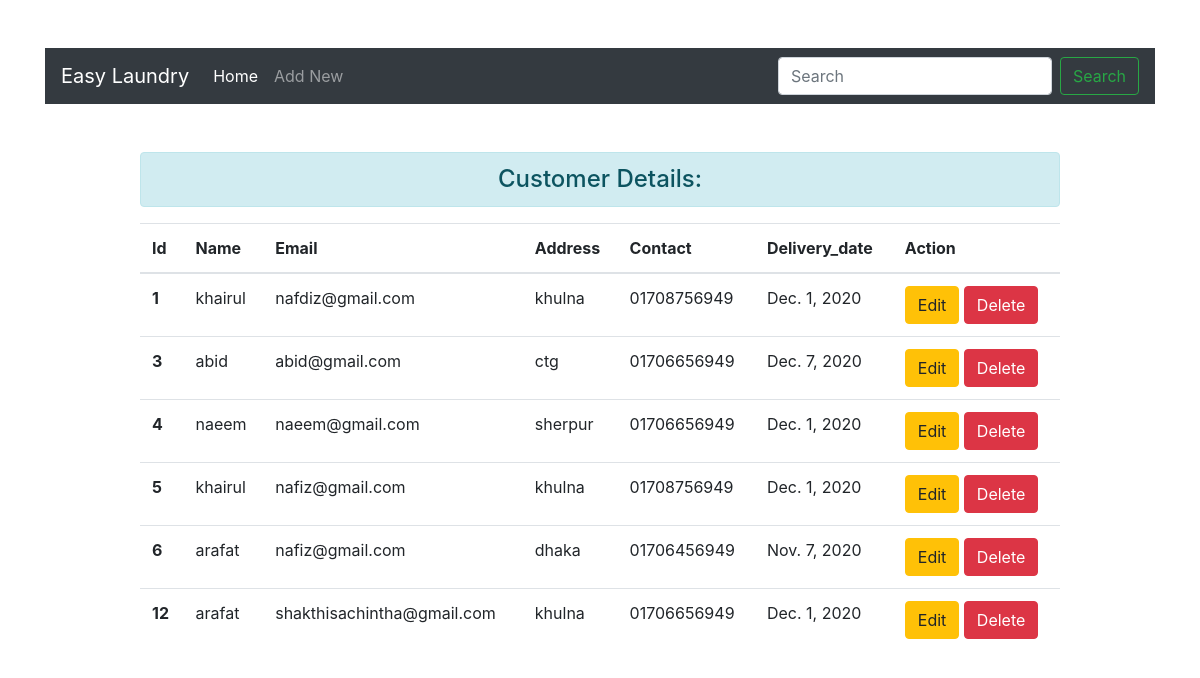
Before: / with the older database file.
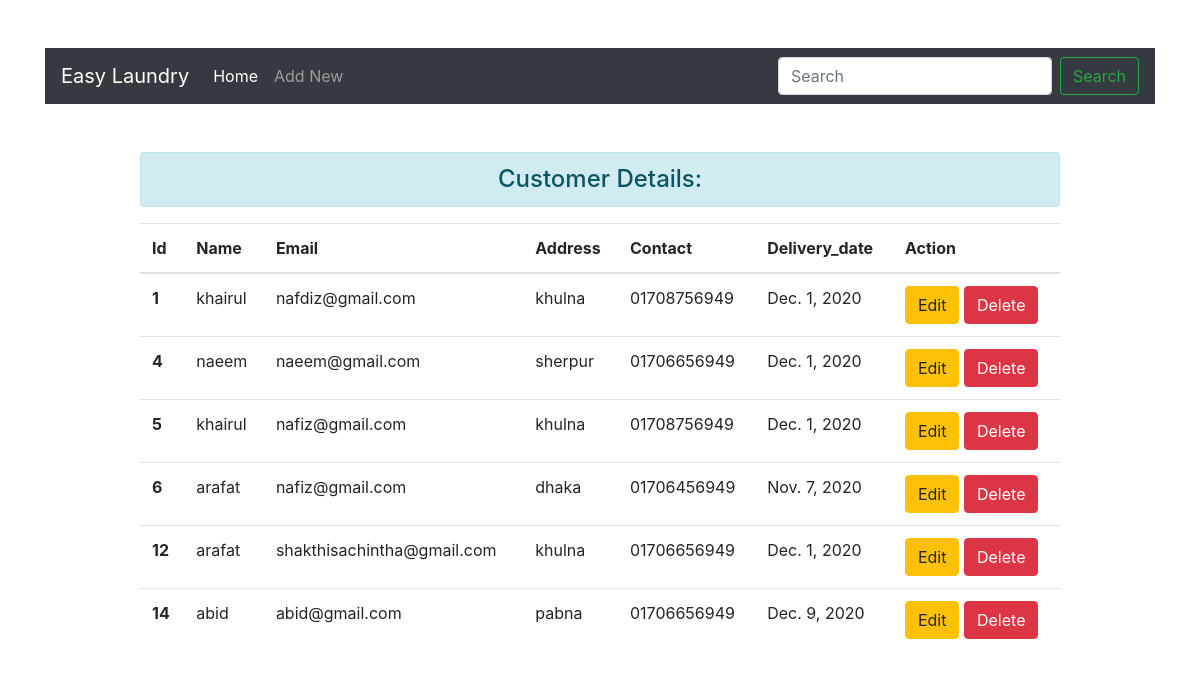
After: the same page with the newer database file.
### enroll/models.py (models this page shows)
class User(models.Model):
    name=models.CharField(max_length=50)
    email=models.EmailField(max_length=50)
    Address=models.CharField(max_length=50)
    contact=models.CharField(max_length=50)
    Delivery_date=models.DateField(null=True, blank=True)

### enroll/views.py (the view)
# urls.py: path('',views.add_show,name="add_show"),
def add_show(request):
    if request.method == "POST":
        details=CustomerDetails(request.POST)
        if details.is_valid():
            details.save()
            details=CustomerDetails()
    else:
        details=CustomerDetails()
    show_details=User.objects.all()
    context={
        'details':details,
        'show_details':show_details,
    }
    return render(request,'enroll/customer_details.html',context)

### enroll/forms.py
class CustomerDetails(forms.ModelForm):
    class Meta:
        model=User
        fields="__all__"
        widgets={
            'name':forms.TextInput(attrs={'class':'form-control'}),
            'email':forms.EmailInput(attrs={'class':'form-control'}),
            'Address':forms.TextInput(attrs={'class':'form-control'}),
            'contact':forms.TextInput(attrs={'class':'form-control'}),
            'Delivery_date':forms.DateTimeInput(attrs={'class':'form-control'}),
        }

### enroll/templates/enroll/customer_details.html (shortened to what this page needs)
{% extends 'enroll/base.html' %}
{% load static %}
{% block content %}
<div class="row">
    <div class="col-sm-10 offset-1">
        <h4 class="mt-sm-5 text-center alert alert-info">Customer Details:</h4>
        {% if show_details %}
            <table class="table table-hover">
                <thead>
                    <tr>
                    <th scope="col">Id</th>
                    <th scope="col">Name</th>
                    <th scope="col">Email</th>
                    <th scope="col">Address</th>
                    <th scope="col">Contact</th>
                    <th scope="col">Delivery_date</th>
                    <th scope="col">Action</th>
                    </tr>
                </thead>
                <tbody>
                {% for p in show_details %}
                    <tr>
                    <th scope="row">{{p.id}}</th>
                    <td>{{p.name}}</td>
                    <td>{{p.email}}</td>
                    <td>{{p.Address}}</td>
                    <td>{{p.contact}}</td>
                    <td>{{p.Delivery_date}}</td>
                    <td>
                    <a href="{% url 'update_data' id=p.id %}" class="btn btn-warning ">Edit</a>
                    <form action="{% url 'delete_data' id=p.id %}" method="post" class="d-inline">
                    <input type="submit" class ="btn btn-danger" value="Delete">
                    </form>
                    </td>
                    </tr>
                {% endfor %}
                </tbody>
                </table>
        {% else %}
            <h1 class="text-center alert alert-warning">No Record</h1>
        {% endif %}
    </div>
</div>
{% endblock content %}

### enroll/templates/enroll/base.html (shortened to what this page needs)
{% load static %}
<!doctype html>
<html lang="en">
  <head>
    <link rel="stylesheet" href="https://cdn.jsdelivr.net/npm/bootstrap@4.5.3/dist/css/bootstrap.min.css">
  </head>
  <body>
    <div class ="container mt-5">
    <nav class="navbar navbar-expand-lg navbar navbar-dark bg-dark">
  <a class="navbar-brand" href="{% url 'add_show' %}">Easy Laundry</a>
  <div class="collapse navbar-collapse" id="navbarSupportedContent">
    <ul class="navbar-nav mr-auto">
      <li class="nav-item active">
        <a class="nav-link" href="{% url 'add_show' %}">Home <span class="sr-only">(current)</span></a>
      </li>
      <li class="nav-item">
        <a class="nav-link" href="{% url 'add' %}">Add New</a>
      </li>
    </ul>
    <form class="form-inline my-2 my-lg-0" method="POST" action="{% url 'search' %}">
      <input class="form-control mr-sm-2" type="search" placeholder="Search" aria-label="Search" name="name">
      <button class="btn btn-outline-success my-2 my-sm-0" type="submit">Search</button>
    </form>
  </div>
</nav>
    {% block content %}
    {% endblock content %}
    </div>
  </body>
</html>

Changed rows visible on the page:
removed User: id "3", name "abid", email "abid@gmail.com", Address "ctg", contact "01706656949", Delivery_date "Dec. 7, 2020"
added User: id "14", name "abid", email "abid@gmail.com", Address "pabna", contact "01706656949", Delivery_date "Dec. 9, 2020"
